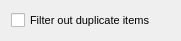
<?xml version="1.0" encoding="UTF-8"?>
<ui version="4.0">
 <class>idfilter</class>
 <widget class="QWidget" name="idfilter">
  <property name="windowModality">
   <enum>Qt::ApplicationModal</enum>
  </property>
  <property name="geometry">
   <rect>
    <x>0</x>
    <y>0</y>
    <width>181</width>
    <height>36</height>
   </rect>
  </property>
  <property name="font">
   <font>
    <pointsize>8</pointsize>
   </font>
  </property>
  <property name="windowTitle">
   <string>Filter</string>
  </property>
  <layout class="QGridLayout" name="gridLayout">
   <property name="horizontalSpacing">
    <number>0</number>
   </property>
   <item row="0" column="0">
    <widget class="QCheckBox" name="checkBox">
     <property name="text">
      <string>Filter out duplicate items</string>
     </property>
    </widget>
   </item>
  </layout>
 </widget>
 <resources/>
 <connections/>
</ui>
